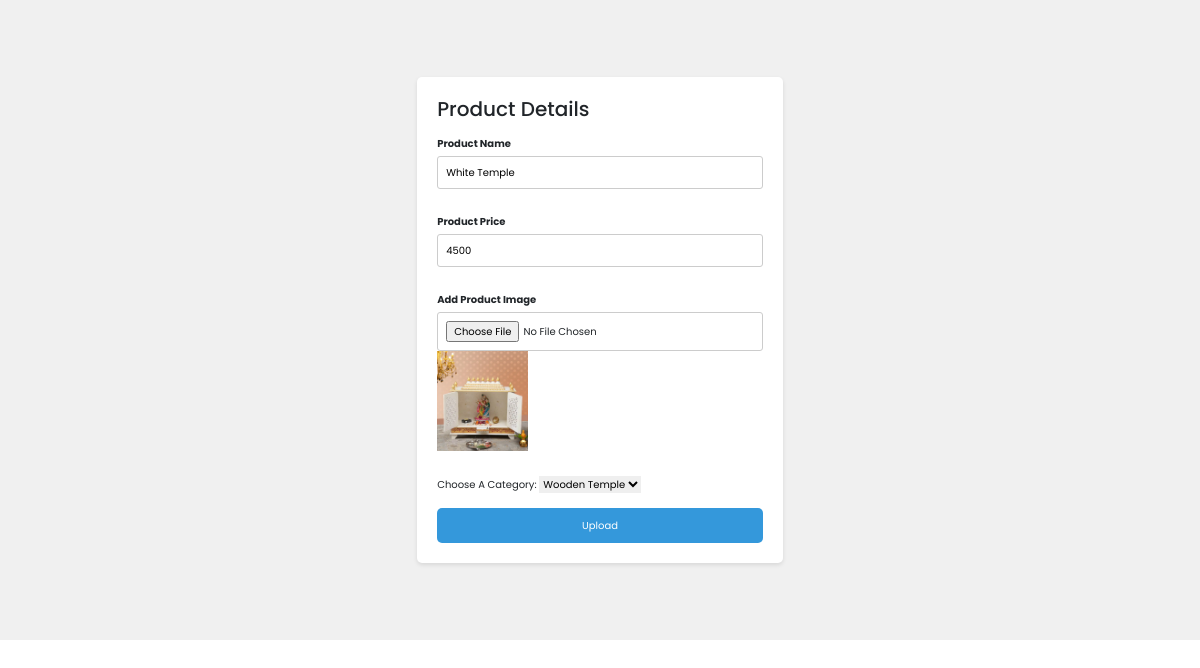
The app's page /admin/product/update.php?ID=46 with its own data.
### admin/product/update.php (the view, shortened to what this page needs)
<!DOCTYPE html>
<html lang="en">
<head>
    <link href="https://cdn.jsdelivr.net/npm/bootstrap@5.3.1/dist/css/bootstrap.min.css" rel="stylesheet">
    <link href="css/style.css" rel="stylesheet">
</head>
<body>
<?php
if(isset($_GET["ID"]) && is_numeric($_GET["ID"])){
  $id=$_GET["ID"];
  include 'config.php';
  $record=mysqli_query($conn,"SELECT * FROM `e/dproduct` WHERE id= $id ");
  $data=mysqli_fetch_array($record);
}
else {
    echo "Invalid ID parameter.";
}
?>
    <div class="Form">
<div class="form-container">
    <h2>Product Details</h2>
    <form action="update.php" method="POST" enctype="multipart/form-data">
      <div class="form-group">
        <label class="form-label">Product Name</label>
        <input class="form-input" type="text" value="<?php echo $data['name']?>" name="pname" required>
      </div>
      <div class="form-group">
        <label class="form-label">Product Price</label>
        <input class="form-input" type="text" value="<?php echo $data['price']?>" name="pprice" required>
      </div>
      <div class="form-group">
        <label class="form-label">Add Product Image</label>
        <input class="form-input" type="file"  name="pimage" required>
        <img src='uploaded_img/<?php echo $data['image']; ?>' alt='Product Image' style="height:100px;">
      </div>
      <div class="form-group">
        <label for="cars">Choose a Category:</label>
        <select class="category" name="pages">
        <option value="Wooden Temple">Wooden Temple</option>
        </select>
      </div>
      <button class="form-button" name="submit" type="submit">Upload</button>
    </form>
  </div>
  </div>
</body>
</html>

### css/style.css (style rules this page uses)
:root { --blue:#2980b9; --red:tomato; --orange:orange; --black:#333; --white:#fff; --bg-color:#eee; --dark-bg:rgba(0,0,0,.7); --box-shadow:0 .5rem 1rem rgba(0,0,0,.1); --border:.1rem solid #999; }
* { font-family: 'Poppins', sans-serif; margin:0; padding:0; box-sizing: border-box; outline: none; border:none; text-decoration: none; text-transform: capitalize; }
html { font-size: 62.5%; overflow-x: hidden; }
form { display: block; margin-top: 0em; }

### admin/product/update.php (style rules this page uses)
.Form { font-family: Arial, sans-serif; margin: 0; padding: 10px; width: 100%; display: flex; justify-content: center; align-items: center; height: 80vh; background-color: #f0f0f0; }
.form-container { background-color: white; padding: 20px; border-radius: 5px; box-shadow: 0 2px 4px rgba(0, 0, 0, 0.1); }
.form-group { margin-bottom: 15px; padding-top: 10px; }
.form-label { display: block; margin-bottom: 5px; font-weight: bold; }
.form-input { width: 100%; padding: 8px; border: 1px solid #ccc; border-radius: 3px; }
.form-button { background-color: #3498db; color: white; padding: 10px 20px; border: none; border-radius: 5px; cursor: pointer; width: 100%; }

### records on screen
e/dproduct: pname "White temple", pprice "4500", image (picture)
